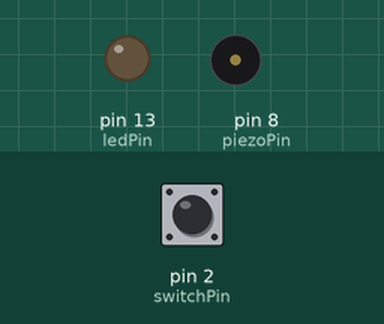
This sketch was run on a simulated Arduino Uno, built with avr-gcc and run on an emulated ATmega328P. Shown: output pins drawn as LEDs (lit = HIGH), buzzer (waves = sounding). The inputs (shaded band) are chosen by the test bench; at power-on: pin 2 (switchPin) LOW.

Above: at 1.2 s.
1.3 s: pin 2 (switchPin) pulled HIGH for 0.15 s
At 9.17 s:
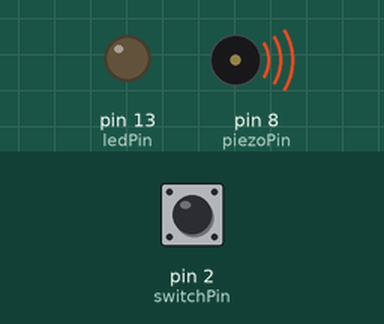
Timing chart, 0 to 10.3 s (numbered marks = the images above; inputs shaded):
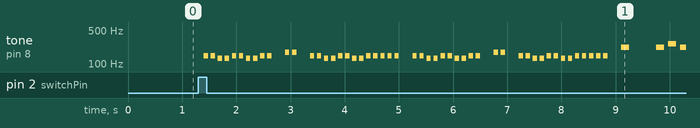

Measured:
- after the input at 1.3 s, tone on pin 8 (piezoPin): plays 147 Hz for 0.08 s, 147 Hz for 0.08 s, 131 Hz for 0.08 s, 131 Hz for 0.08 s, 147 Hz for 0.08 s, 147 Hz for 0.08 s … (54 notes in this stretch), starting after 0.10 s

The sketch:

arduinoplayer.ino
```cpp
const int ledPin = 13;
const int switchPin = 2;
const int piezoPin = 8;

int switchVal;
int current_loop = 0;
int index = 0;
boolean playing = false;


/*
This program is able to play simple songs by having a piezo play sounds of certain pitches and durations followed by pauses.
The program can also be ordered to repeat certain segments of this sequence multiple times.
It's possible to code a song by hand, but it's recommended to use the provided PiezoParser program to generate the required values below.
*/


// pre-generated code from PiezoParser goes here
// Sample: intro to song The Robots by Kraftwerk
int length = 25;
int loop_count = 4;
int pitch[] = {147, 147, 131, 131, 147, 147, 175, 175, 147, 147, 131, 131, 147, 147, 147, 147, 147, 220, 220, 262, 220, 698, 784, 1046, 880};
int duration[] = {80, 80, 80, 80, 80, 80, 80, 80, 80, 80, 80, 80, 80, 80, 80, 80, 80, 150, 150, 150, 250, 250, 150, 150, 250};
int pause[] = {50, 50, 50, 50, 50, 250, 50, 250, 50, 50, 50, 50, 50, 50, 50, 50, 250, 500, 70, 70, 400, 200, 100, 100, 1000};
int loop_begin[] = {0, 8, 0, 0};
int loop_end[] = {3, 11, 16, 24};
int loop_repeat[] = {1, 1, 1, 0};
int repeats[] = {1, 1, 1, 0};
// end of pre-generated code


void setup() {
  //Serial.begin(9600);
  pinMode(ledPin, OUTPUT);
}

void loop() {
  if (playing && index < length) {
    tone(piezoPin,pitch[index],duration[index]);
    delay(duration[index]);
    delay(pause[index]);
    if (index==loop_end[current_loop]) {
      if (repeats[current_loop]-- > 0) {
        index = loop_begin[current_loop];
        while (current_loop>0 && index<=loop_begin[current_loop-1]) {
          current_loop--;
          repeats[current_loop] = loop_repeat[current_loop];
        }
        Serial.print("looping back to ");
        Serial.println(index);
      } else {
        current_loop++;
        index++;
      }
    }
    else {
      index++;
    }
  } else {
    playing = false;
  }
  switchVal = digitalRead(switchPin);
  if (switchVal == HIGH) {
    reset();
    delay(100);
  }

}
void reset() {
  index=0;
  current_loop = 0;
  for (int i = 0; i < loop_count; i++) {
    repeats[i] = loop_repeat[i];
  }
  playing = true;
}
```
